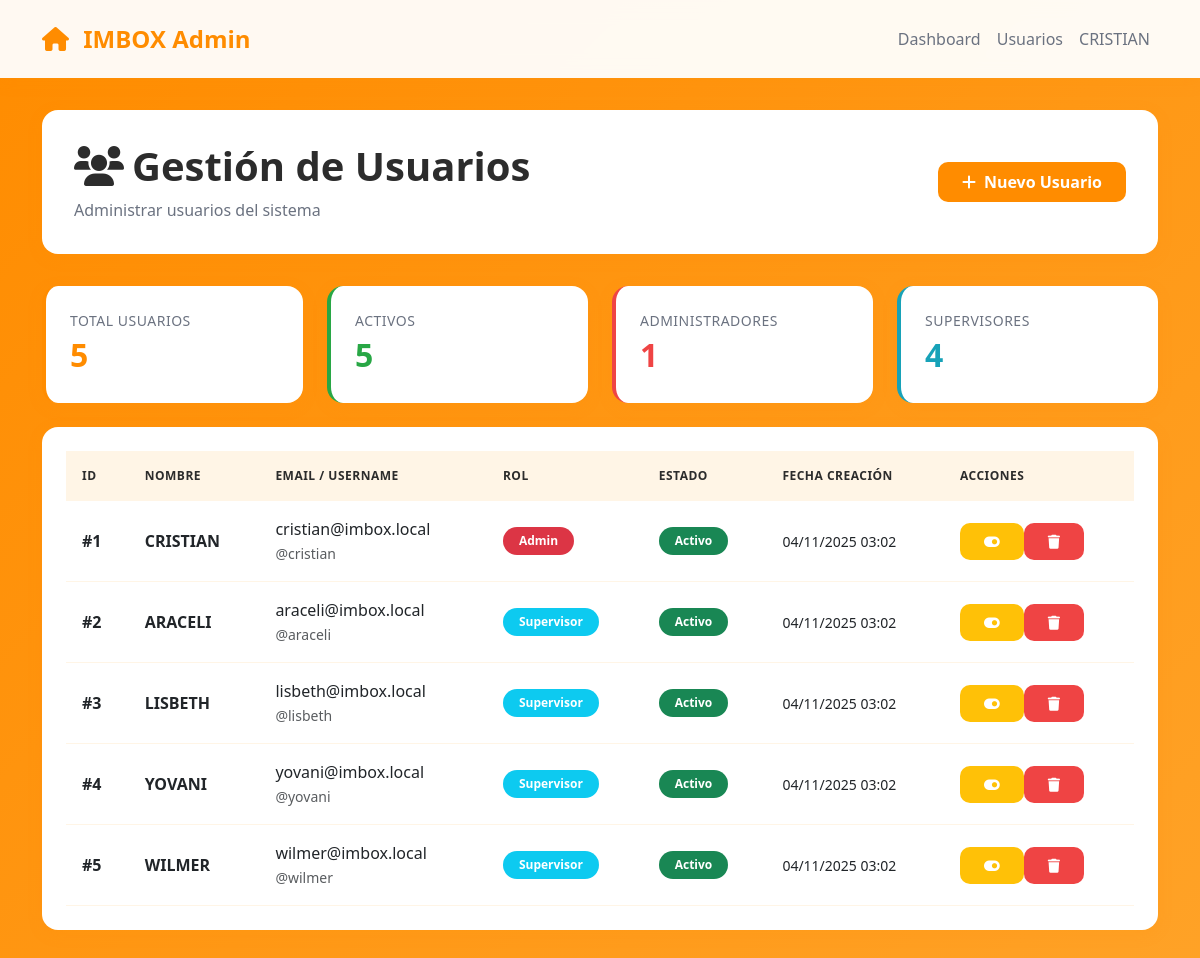
The app's page /usuarios.php with its own data.
### tables this page shows
CREATE TABLE IF NOT EXISTS usuarios (
    id INT AUTO_INCREMENT PRIMARY KEY,
    email VARCHAR(255) NOT NULL UNIQUE,
    username VARCHAR(50) UNIQUE,
    password VARCHAR(255) NOT NULL,
    nombre VARCHAR(255) NOT NULL,
    apellidos VARCHAR(255),
    rol ENUM('admin', 'supervisor', 'operador', 'recepcionista', 'user') DEFAULT 'user',
    almacen_asignado INT DEFAULT NULL,
    telefono VARCHAR(50),
    activo TINYINT(1) DEFAULT 1,
    ultimo_acceso TIMESTAMP NULL,
    fecha_creacion TIMESTAMP DEFAULT CURRENT_TIMESTAMP,
    fecha_actualizacion TIMESTAMP DEFAULT CURRENT_TIMESTAMP ON UPDATE CURRENT_TIMESTAMP,
    INDEX idx_email (email),
    INDEX idx_rol (rol),
    INDEX idx_activo (activo)
);

### config/auth.php (called while the page is built, shortened)
<?php
function getUserName() {
    return $_SESSION['user_name'] ?? 'Usuario';
}

### usuarios.php (the view, shortened to what this page needs)
<?php
require_once 'config/auth.php';
$db = Database::getInstance()->getConnection();
$stmt = $db->query("SELECT * FROM usuarios ORDER BY fecha_creacion DESC");
$usuarios = $stmt->fetchAll();
$stmt = $db->query("SELECT
    COUNT(*) as total,
    SUM(CASE WHEN activo = 1 THEN 1 ELSE 0 END) as activos,
    SUM(CASE WHEN rol = 'admin' THEN 1 ELSE 0 END) as admins,
    SUM(CASE WHEN rol = 'supervisor' THEN 1 ELSE 0 END) as supervisores
FROM usuarios");
$stats = $stmt->fetch();
?>
<!DOCTYPE html>
<html lang="es">
<head>
    <link href="https://cdn.jsdelivr.net/npm/bootstrap@5.3.0/dist/css/bootstrap.min.css" rel="stylesheet">
    <link rel="stylesheet" href="https://cdnjs.cloudflare.com/ajax/libs/font-awesome/6.0.0/css/all.min.css">
    <link rel="stylesheet" href="css/style.css">
</head>
<body>
    <nav class="navbar navbar-expand-lg">
        <div class="container">
            <a class="navbar-brand" href="index.php">
                <i class="fas fa-home me-2"></i>
                <?php echo APP_NAME; ?>
            </a>
            <div class="collapse navbar-collapse" id="navbarNav">
                <ul class="navbar-nav ms-auto">
                    <li class="nav-item">
                        <a class="nav-link" href="index.php">Dashboard</a>
                    </li>
                    <li class="nav-item">
                        <a class="nav-link active" href="usuarios.php">Usuarios</a>
                    </li>
                    <li class="nav-item">
                        <a class="nav-link" href="#">
                            <?php echo getUserName(); ?>
                        </a>
                    </li>
                </ul>
            </div>
        </div>
    </nav>
    <div class="main-container">
        <div class="container">
            <div class="page-header fade-in">
                <div class="d-flex justify-content-between align-items-center">
                    <div>
                        <h1><i class="fas fa-users me-2"></i>Gestión de Usuarios</h1>
                        <p>Administrar usuarios del sistema</p>
                    </div>
                    <button class="btn btn-primary" data-bs-toggle="modal" data-bs-target="#modalNuevoUsuario">
                        <i class="fas fa-plus me-2"></i>Nuevo Usuario
                    </button>
                </div>
            </div>
            <div class="row g-4 mb-4">
                <div class="col-md-3">
                    <div class="stat-card fade-in" style="animation-delay: 0.1s; border-left-color: var(--primary-color);">
                        <div class="stat-label">Total Usuarios</div>
                        <div class="stat-value" style="color: var(--primary-color);">
                            <?php echo $stats['total']; ?>
                        </div>
                    </div>
                </div>
                <div class="col-md-3">
                    <div class="stat-card fade-in" style="animation-delay: 0.2s; border-left-color: var(--success-color);">
                        <div class="stat-label">Activos</div>
                        <div class="stat-value" style="color: var(--success-color);">
                            <?php echo $stats['activos']; ?>
                        </div>
                    </div>
                </div>
                <div class="col-md-3">
                    <div class="stat-card fade-in" style="animation-delay: 0.3s; border-left-color: var(--danger-color);">
                        <div class="stat-label">Administradores</div>
                        <div class="stat-value" style="color: var(--danger-color);">
                            <?php echo $stats['admins']; ?>
                        </div>
                    </div>
                </div>
                <div class="col-md-3">
                    <div class="stat-card fade-in" style="animation-delay: 0.4s; border-left-color: var(--info-color);">
                        <div class="stat-label">Supervisores</div>
                        <div class="stat-value" style="color: var(--info-color);">
                            <?php echo $stats['supervisores']; ?>
                        </div>
                    </div>
                </div>
            </div>
            <div class="table-container fade-in" style="animation-delay: 0.5s;">
                <div class="table-responsive">
                    <table class="table table-hover align-middle">
                        <thead>
                            <tr>
                                <th>ID</th>
                                <th>Nombre</th>
                                <th>Email / Username</th>
                                <th>Rol</th>
                                <th>Estado</th>
                                <th>Fecha Creación</th>
                                <th>Acciones</th>
                            </tr>
                        </thead>
                        <tbody>
                            <?php foreach ($usuarios as $usuario): ?>
                            <tr>
                                <td><strong>#<?php echo $usuario['id']; ?></strong></td>
                                <td>
                                    <strong><?php echo htmlspecialchars($usuario['nombre']); ?></strong>
                                </td>
                                <td>
                                    <div><?php echo htmlspecialchars($usuario['email']); ?></div>
                                    <?php if ($usuario['username']): ?>
                                    <small class="text-muted">@<?php echo htmlspecialchars($usuario['username']); ?></small>
                                    <?php endif; ?>
                                </td>
                                <td>
                                    <?php
                                    $badge_class = $usuario['rol'] === 'admin' ? 'danger' : 'info';
                                    ?>
                                    <span class="badge bg-<?php echo $badge_class; ?>">
                                        <?php echo ucfirst($usuario['rol']); ?>
                                    </span>
                                </td>
                                <td>
                                    <?php if ($usuario['activo']): ?>
                                    <span class="badge bg-success">Activo</span>
                                    <?php else: ?>
                                    <span class="badge bg-secondary">Inactivo</span>
                                    <?php endif; ?>
                                </td>
                                <td>
                                    <small><?php echo date('d/m/Y H:i', strtotime($usuario['fecha_creacion'])); ?></small>
                                </td>
                                <td>
                                    <div class="btn-group">
                                        <form method="POST" style="display: inline;">
                                            <button type="submit" class="btn btn-sm btn-warning" title="Cambiar estado">
                                                <i class="fas fa-toggle-on"></i>
                                            </button>
                                        </form>
                                        <form method="POST" style="display: inline;" onsubmit="return confirm('¿Eliminar usuario?');">
                                            <button type="submit" class="btn btn-sm btn-danger" title="Eliminar">
                                                <i class="fas fa-trash"></i>
                                            </button>
                                        </form>
                                    </div>
                                </td>
                            </tr>
                            <?php endforeach; ?>
                        </tbody>
                    </table>
                </div>
            </div>
        </div>
    </div>
</body>
</html>

### css/style.css (style rules this page uses)
:root { --primary-color: #FF8C00; --primary-dark: #E67E00; --primary-light: #FFB84D; --secondary-color: #FFA500; --success-color: #28A745; --danger-color: #ef4444; --warning-color: #FFC107; --info-color: #17A2B8; --dark-color: #2C2C2C; --light-color: #FFF5E6; --gray-color: #6b7280; --gradient-main: linear-gradient(135deg, #FF8C00 0%, #FFB84D 50%, #FFA500 100%); --gradient-card: linear-gradient(135deg, #FF8C00 0%, #FFA500 100%); --gradient-header: linear-gradient(90deg, #FF8C00 0%, #FFB84D 100%); --border-radius: 16px; --shadow-sm: 0 2px 8px rgba(255, 140, 0, 0.1); --shadow-md: 0 4px 15px rgba(255, 140, 0, 0.15); --shadow-lg: 0 10px 30px rgba(255, 140, 0, 0.2); --shadow-xl: 0 20px 40px rgba(255, 140, 0, 0.3); }
* { margin: 0; padding: 0; box-sizing: border-box; }
body { font-family: 'Segoe UI', Tahoma, Geneva, Verdana, sans-serif; background: var(--gradient-main); background-size: 400% 400%; animation: gradientShift 15s ease infinite; min-height: 100vh; color: var(--dark-color); }
.navbar { background: rgba(255, 255, 255, 0.95); backdrop-filter: blur(10px); box-shadow: var(--shadow-md); padding: 1rem 0; }
.navbar-brand { font-weight: 700; font-size: 1.5rem; color: var(--primary-color) !important; }
.nav-link { color: var(--gray-color) !important; font-weight: 500; transition: color 0.3s; }
.main-container { padding: 2rem 0; }
.page-header { background: white; border-radius: var(--border-radius); padding: 2rem; box-shadow: var(--shadow-md); margin-bottom: 2rem; }
.page-header h1 { color: var(--dark-color); font-weight: 700; margin-bottom: 0.5rem; }
.page-header p { color: var(--gray-color); margin: 0; }
.table-container { background: white; border-radius: var(--border-radius); padding: 1.5rem; box-shadow: var(--shadow-md); }
.table { margin: 0; }
.table thead th { background: var(--light-color); border: none; color: var(--dark-color); font-weight: 600; text-transform: uppercase; font-size: 0.75rem; letter-spacing: 0.5px; padding: 1rem; }
.table tbody td { border: none; padding: 1rem; vertical-align: middle; }
.table tbody tr { border-bottom: 1px solid var(--light-color); transition: background 0.2s; }
.badge { padding: 0.5rem 1rem; border-radius: 50px; font-weight: 600; font-size: 0.75rem; }
.btn { border-radius: 10px; padding: 0.5rem 1.5rem; font-weight: 600; transition: all 0.3s; border: none; }
.btn-primary { background: var(--primary-color); color: white; }
.btn-danger { background: var(--danger-color); color: white; }
.btn-warning { background: var(--warning-color); color: white; }
.fade-in { animation: fadeIn 0.5s ease-in-out; }
.stat-card { background: white; border-radius: var(--border-radius); padding: 1.5rem; box-shadow: var(--shadow-md); border-left: 4px solid var(--primary-color); }
.stat-value { font-size: 2rem; font-weight: 700; color: var(--dark-color); }
.stat-label { color: var(--gray-color); font-size: 0.875rem; text-transform: uppercase; letter-spacing: 0.5px; }

### records on screen
usuarios: id "1", nombre "CRISTIAN", email "cristian@imbox.local", username "cristian", rol "Admin", activo "Activo", fecha_creacion "04/11/2025 03:02"
usuarios: id "2", nombre "ARACELI", email "araceli@imbox.local", username "araceli", rol "Supervisor", activo "Activo", fecha_creacion "04/11/2025 03:02"
usuarios: id "3", nombre "LISBETH", email "lisbeth@imbox.local", username "lisbeth", rol "Supervisor", activo "Activo", fecha_creacion "04/11/2025 03:02"
usuarios: id "4", nombre "YOVANI", email "yovani@imbox.local", username "yovani", rol "Supervisor", activo "Activo", fecha_creacion "04/11/2025 03:02"
usuarios: id "5", nombre "WILMER", email "wilmer@imbox.local", username "wilmer", rol "Supervisor", activo "Activo", fecha_creacion "04/11/2025 03:02"

### other values on screen
APP_NAME "IMBOX Admin"
getUserName() "CRISTIAN"
$stats['total'] "5"
$stats['activos'] "5"
$stats['admins'] "1"
$stats['supervisores'] "4"
